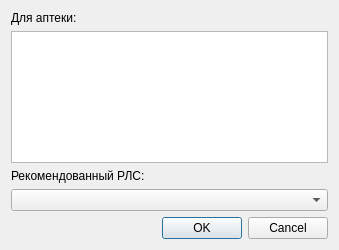
<?xml version="1.0" encoding="UTF-8"?>
<ui version="4.0">
 <class>AddCommentDialog</class>
 <widget class="QWidget" name="AddCommentDialog">
  <property name="geometry">
   <rect>
    <x>0</x>
    <y>0</y>
    <width>339</width>
    <height>250</height>
   </rect>
  </property>
  <property name="windowTitle">
   <string>Добавить комментарий</string>
  </property>
  <layout class="QGridLayout" name="gridLayout">
   <item row="4" column="1">
    <widget class="QDialogButtonBox" name="buttonBox">
     <property name="standardButtons">
      <set>QDialogButtonBox::Cancel|QDialogButtonBox::Ok</set>
     </property>
    </widget>
   </item>
   <item row="1" column="0" colspan="2">
    <widget class="QPlainTextEdit" name="edtPharmacyComment"/>
   </item>
   <item row="0" column="0" colspan="2">
    <widget class="QLabel" name="lblPharmacy">
     <property name="text">
      <string>Для аптеки:</string>
     </property>
    </widget>
   </item>
   <item row="2" column="0" colspan="2">
    <widget class="QLabel" name="lblRecommendRLS">
     <property name="text">
      <string>Рекомендованный РЛС:</string>
     </property>
    </widget>
   </item>
   <item row="3" column="0" colspan="2">
    <widget class="CRLSComboBox" name="cmbRecommendRLS"/>
   </item>
  </layout>
 </widget>
 <customwidgets>
  <customwidget>
   <class>CRLSComboBox</class>
   <extends>QComboBox</extends>
   <header>library/RLS/RLSComboBox.h</header>
  </customwidget>
 </customwidgets>
 <resources/>
 <connections/>
</ui>
